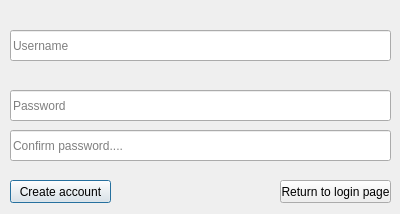
<?xml version="1.0" encoding="UTF-8"?>
<ui version="4.0">
 <class>Dialog</class>
 <widget class="QDialog" name="Dialog">
  <property name="geometry">
   <rect>
    <x>0</x>
    <y>0</y>
    <width>400</width>
    <height>214</height>
   </rect>
  </property>
  <property name="windowTitle">
   <string>Dialog</string>
  </property>
  <widget class="QLineEdit" name="username_lineEdit">
   <property name="geometry">
    <rect>
     <x>10</x>
     <y>30</y>
     <width>381</width>
     <height>31</height>
    </rect>
   </property>
   <property name="placeholderText">
    <string>Username</string>
   </property>
  </widget>
  <widget class="QLineEdit" name="password_lineEdit_2">
   <property name="geometry">
    <rect>
     <x>10</x>
     <y>90</y>
     <width>381</width>
     <height>31</height>
    </rect>
   </property>
   <property name="alignment">
    <set>Qt::AlignLeading|Qt::AlignLeft|Qt::AlignVCenter</set>
   </property>
   <property name="placeholderText">
    <string>Password</string>
   </property>
  </widget>
  <widget class="QLineEdit" name="repeatpassword_lineEdit_3">
   <property name="geometry">
    <rect>
     <x>10</x>
     <y>130</y>
     <width>381</width>
     <height>31</height>
    </rect>
   </property>
   <property name="placeholderText">
    <string>Confirm password....</string>
   </property>
  </widget>
  <widget class="QPushButton" name="createAccountButton">
   <property name="geometry">
    <rect>
     <x>10</x>
     <y>180</y>
     <width>101</width>
     <height>23</height>
    </rect>
   </property>
   <property name="text">
    <string>Create account</string>
   </property>
  </widget>
  <widget class="QPushButton" name="backLoginButton">
   <property name="geometry">
    <rect>
     <x>280</x>
     <y>180</y>
     <width>111</width>
     <height>23</height>
    </rect>
   </property>
   <property name="text">
    <string>Return to login page</string>
   </property>
  </widget>
  <widget class="QLabel" name="error_label">
   <property name="geometry">
    <rect>
     <x>10</x>
     <y>160</y>
     <width>381</width>
     <height>20</height>
    </rect>
   </property>
   <property name="palette">
    <palette>
     <active>
      <colorrole role="WindowText">
       <brush brushstyle="SolidPattern">
        <color alpha="255">
         <red>255</red>
         <green>0</green>
         <blue>0</blue>
        </color>
       </brush>
      </colorrole>
      <colorrole role="Button">
       <brush brushstyle="SolidPattern">
        <color alpha="255">
         <red>255</red>
         <green>0</green>
         <blue>0</blue>
        </color>
       </brush>
      </colorrole>
      <colorrole role="Light">
       <brush brushstyle="SolidPattern">
        <color alpha="255">
         <red>255</red>
         <green>127</green>
         <blue>127</blue>
        </color>
       </brush>
      </colorrole>
      <colorrole role="Midlight">
       <brush brushstyle="SolidPattern">
        <color alpha="255">
         <red>255</red>
         <green>63</green>
         <blue>63</blue>
        </color>
       </brush>
      </colorrole>
      <colorrole role="Dark">
       <brush brushstyle="SolidPattern">
        <color alpha="255">
         <red>127</red>
         <green>0</green>
         <blue>0</blue>
        </color>
       </brush>
      </colorrole>
      <colorrole role="Mid">
       <brush brushstyle="SolidPattern">
        <color alpha="255">
         <red>170</red>
         <green>0</green>
         <blue>0</blue>
        </color>
       </brush>
      </colorrole>
      <colorrole role="Text">
       <brush brushstyle="SolidPattern">
        <color alpha="255">
         <red>0</red>
         <green>0</green>
         <blue>0</blue>
        </color>
       </brush>
      </colorrole>
      <colorrole role="BrightText">
       <brush brushstyle="SolidPattern">
        <color alpha="255">
         <red>255</red>
         <green>255</green>
         <blue>255</blue>
        </color>
       </brush>
      </colorrole>
      <colorrole role="ButtonText">
       <brush brushstyle="SolidPattern">
        <color alpha="255">
         <red>0</red>
         <green>0</green>
         <blue>0</blue>
        </color>
       </brush>
      </colorrole>
      <colorrole role="Base">
       <brush brushstyle="SolidPattern">
        <color alpha="255">
         <red>255</red>
         <green>255</green>
         <blue>255</blue>
        </color>
       </brush>
      </colorrole>
      <colorrole role="Window">
       <brush brushstyle="SolidPattern">
        <color alpha="255">
         <red>255</red>
         <green>0</green>
         <blue>0</blue>
        </color>
       </brush>
      </colorrole>
      <colorrole role="Shadow">
       <brush brushstyle="SolidPattern">
        <color alpha="255">
         <red>0</red>
         <green>0</green>
         <blue>0</blue>
        </color>
       </brush>
      </colorrole>
      <colorrole role="AlternateBase">
       <brush brushstyle="SolidPattern">
        <color alpha="255">
         <red>255</red>
         <green>127</green>
         <blue>127</blue>
        </color>
       </brush>
      </colorrole>
      <colorrole role="ToolTipBase">
       <brush brushstyle="SolidPattern">
        <color alpha="255">
         <red>255</red>
         <green>255</green>
         <blue>220</blue>
        </color>
       </brush>
      </colorrole>
      <colorrole role="ToolTipText">
       <brush brushstyle="SolidPattern">
        <color alpha="255">
         <red>0</red>
         <green>0</green>
         <blue>0</blue>
        </color>
       </brush>
      </colorrole>
      <colorrole role="PlaceholderText">
       <brush brushstyle="SolidPattern">
        <color alpha="128">
         <red>0</red>
         <green>0</green>
         <blue>0</blue>
        </color>
       </brush>
      </colorrole>
     </active>
     <inactive>
      <colorrole role="WindowText">
       <brush brushstyle="SolidPattern">
        <color alpha="255">
         <red>255</red>
         <green>0</green>
         <blue>0</blue>
        </color>
       </brush>
      </colorrole>
      <colorrole role="Button">
       <brush brushstyle="SolidPattern">
        <color alpha="255">
         <red>255</red>
         <green>0</green>
         <blue>0</blue>
        </color>
       </brush>
      </colorrole>
      <colorrole role="Light">
       <brush brushstyle="SolidPattern">
        <color alpha="255">
         <red>255</red>
         <green>127</green>
         <blue>127</blue>
        </color>
       </brush>
      </colorrole>
      <colorrole role="Midlight">
       <brush brushstyle="SolidPattern">
        <color alpha="255">
         <red>255</red>
         <green>63</green>
         <blue>63</blue>
        </color>
       </brush>
      </colorrole>
      <colorrole role="Dark">
       <brush brushstyle="SolidPattern">
        <color alpha="255">
         <red>127</red>
         <green>0</green>
         <blue>0</blue>
        </color>
       </brush>
      </colorrole>
      <colorrole role="Mid">
       <brush brushstyle="SolidPattern">
        <color alpha="255">
         <red>170</red>
         <green>0</green>
         <blue>0</blue>
        </color>
       </brush>
      </colorrole>
      <colorrole role="Text">
       <brush brushstyle="SolidPattern">
        <color alpha="255">
         <red>0</red>
         <green>0</green>
         <blue>0</blue>
        </color>
       </brush>
      </colorrole>
      <colorrole role="BrightText">
       <brush brushstyle="SolidPattern">
        <color alpha="255">
         <red>255</red>
         <green>255</green>
         <blue>255</blue>
        </color>
       </brush>
      </colorrole>
      <colorrole role="ButtonText">
       <brush brushstyle="SolidPattern">
        <color alpha="255">
         <red>0</red>
         <green>0</green>
         <blue>0</blue>
        </color>
       </brush>
      </colorrole>
      <colorrole role="Base">
       <brush brushstyle="SolidPattern">
        <color alpha="255">
         <red>255</red>
         <green>255</green>
         <blue>255</blue>
        </color>
       </brush>
      </colorrole>
      <colorrole role="Window">
       <brush brushstyle="SolidPattern">
        <color alpha="255">
         <red>255</red>
         <green>0</green>
         <blue>0</blue>
        </color>
       </brush>
      </colorrole>
      <colorrole role="Shadow">
       <brush brushstyle="SolidPattern">
        <color alpha="255">
         <red>0</red>
         <green>0</green>
         <blue>0</blue>
        </color>
       </brush>
      </colorrole>
      <colorrole role="AlternateBase">
       <brush brushstyle="SolidPattern">
        <color alpha="255">
         <red>255</red>
         <green>127</green>
         <blue>127</blue>
        </color>
       </brush>
      </colorrole>
      <colorrole role="ToolTipBase">
       <brush brushstyle="SolidPattern">
        <color alpha="255">
         <red>255</red>
         <green>255</green>
         <blue>220</blue>
        </color>
       </brush>
      </colorrole>
      <colorrole role="ToolTipText">
       <brush brushstyle="SolidPattern">
        <color alpha="255">
         <red>0</red>
         <green>0</green>
         <blue>0</blue>
        </color>
       </brush>
      </colorrole>
      <colorrole role="PlaceholderText">
       <brush brushstyle="SolidPattern">
        <color alpha="128">
         <red>0</red>
         <green>0</green>
         <blue>0</blue>
        </color>
       </brush>
      </colorrole>
     </inactive>
     <disabled>
      <colorrole role="WindowText">
       <brush brushstyle="SolidPattern">
        <color alpha="255">
         <red>127</red>
         <green>0</green>
         <blue>0</blue>
        </color>
       </brush>
      </colorrole>
      <colorrole role="Button">
       <brush brushstyle="SolidPattern">
        <color alpha="255">
         <red>255</red>
         <green>0</green>
         <blue>0</blue>
        </color>
       </brush>
      </colorrole>
      <colorrole role="Light">
       <brush brushstyle="SolidPattern">
        <color alpha="255">
         <red>255</red>
         <green>127</green>
         <blue>127</blue>
        </color>
       </brush>
      </colorrole>
      <colorrole role="Midlight">
       <brush brushstyle="SolidPattern">
        <color alpha="255">
         <red>255</red>
         <green>63</green>
         <blue>63</blue>
        </color>
       </brush>
      </colorrole>
      <colorrole role="Dark">
       <brush brushstyle="SolidPattern">
        <color alpha="255">
         <red>127</red>
         <green>0</green>
         <blue>0</blue>
        </color>
       </brush>
      </colorrole>
      <colorrole role="Mid">
       <brush brushstyle="SolidPattern">
        <color alpha="255">
         <red>170</red>
         <green>0</green>
         <blue>0</blue>
        </color>
       </brush>
      </colorrole>
      <colorrole role="Text">
       <brush brushstyle="SolidPattern">
        <color alpha="255">
         <red>127</red>
         <green>0</green>
         <blue>0</blue>
        </color>
       </brush>
      </colorrole>
      <colorrole role="BrightText">
       <brush brushstyle="SolidPattern">
        <color alpha="255">
         <red>255</red>
         <green>255</green>
         <blue>255</blue>
        </color>
       </brush>
      </colorrole>
      <colorrole role="ButtonText">
       <brush brushstyle="SolidPattern">
        <color alpha="255">
         <red>127</red>
         <green>0</green>
         <blue>0</blue>
        </color>
       </brush>
      </colorrole>
      <colorrole role="Base">
       <brush brushstyle="SolidPattern">
        <color alpha="255">
         <red>255</red>
         <green>0</green>
         <blue>0</blue>
        </color>
       </brush>
      </colorrole>
      <colorrole role="Window">
       <brush brushstyle="SolidPattern">
        <color alpha="255">
         <red>255</red>
         <green>0</green>
         <blue>0</blue>
        </color>
       </brush>
      </colorrole>
      <colorrole role="Shadow">
       <brush brushstyle="SolidPattern">
        <color alpha="255">
         <red>0</red>
         <green>0</green>
         <blue>0</blue>
        </color>
       </brush>
      </colorrole>
      <colorrole role="AlternateBase">
       <brush brushstyle="SolidPattern">
        <color alpha="255">
         <red>255</red>
         <green>0</green>
         <blue>0</blue>
        </color>
       </brush>
      </colorrole>
      <colorrole role="ToolTipBase">
       <brush brushstyle="SolidPattern">
        <color alpha="255">
         <red>255</red>
         <green>255</green>
         <blue>220</blue>
        </color>
       </brush>
      </colorrole>
      <colorrole role="ToolTipText">
       <brush brushstyle="SolidPattern">
        <color alpha="255">
         <red>0</red>
         <green>0</green>
         <blue>0</blue>
        </color>
       </brush>
      </colorrole>
      <colorrole role="PlaceholderText">
       <brush brushstyle="SolidPattern">
        <color alpha="128">
         <red>0</red>
         <green>0</green>
         <blue>0</blue>
        </color>
       </brush>
      </colorrole>
     </disabled>
    </palette>
   </property>
   <property name="font">
    <font>
     <weight>75</weight>
     <bold>true</bold>
    </font>
   </property>
   <property name="text">
    <string/>
   </property>
   <property name="alignment">
    <set>Qt::AlignCenter</set>
   </property>
  </widget>
 </widget>
 <resources/>
 <connections/>
</ui>
